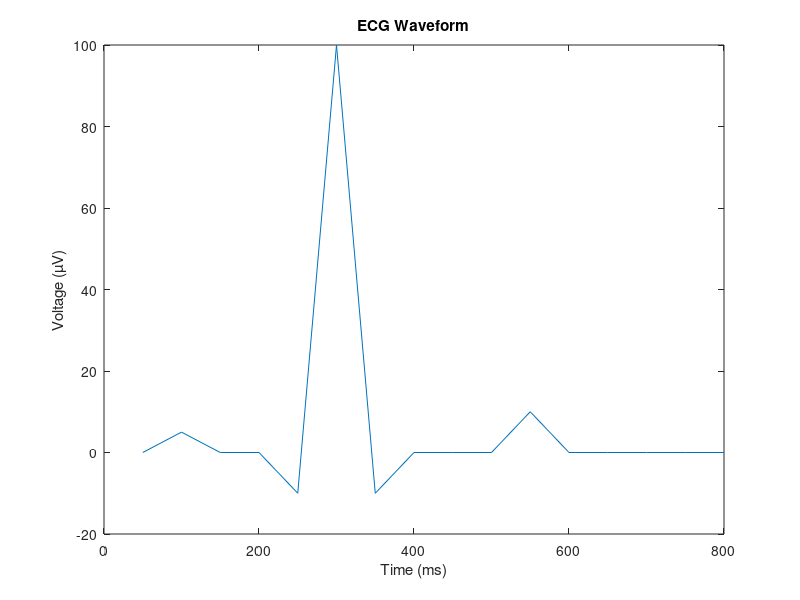
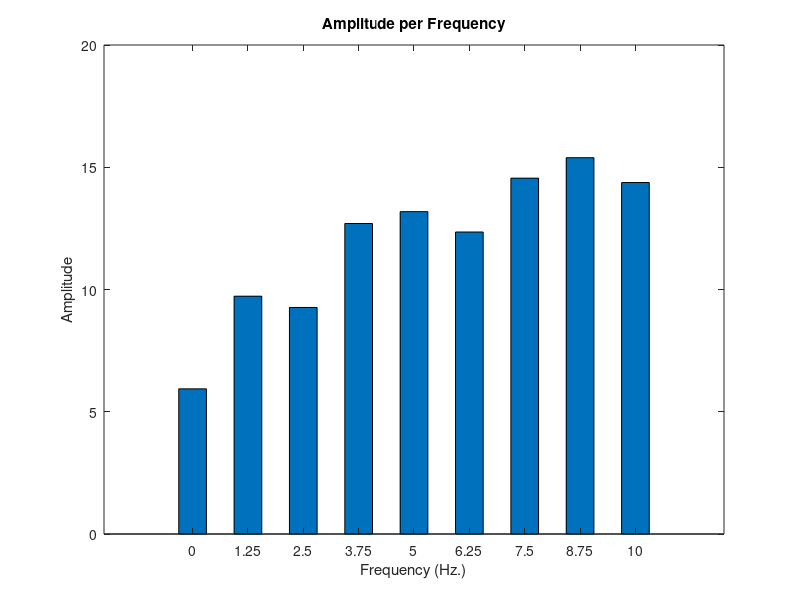
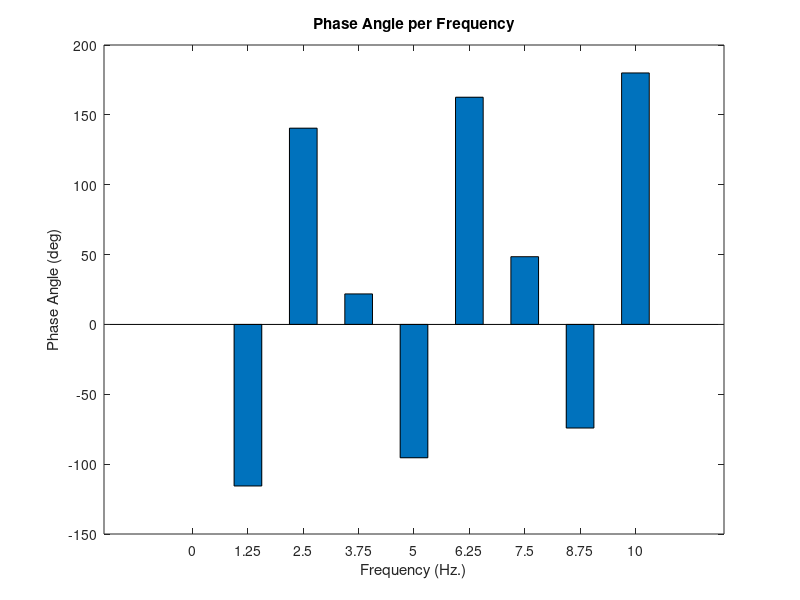

These figures' MATLAB source, in order:
% Program to perform fourier transform on waveform
% and plot amplitude/phase angle for frequencies
clear vars;
clf;
% row vector for original waveform (V)
g=[0 5 0 0 -10 100 -10 0 0 0 10 0 0 0 0 0]; 
T=800e-3; % period of waveform (s)
N=length(g); % number of values
deltat=T/N; % calculate time increment

G=fft(g); % perform fast fourier transform
% convert to real values and remove redundancy
A=2*abs(G(1:9))/16; 
% calculate phase angle convert to degrees
phi=angle(G(1:9))*(180/pi); 
A(1)=abs(G(1)/16); % calculate the dc term
% create frequency vector (Hz.)
% and remove redundancy with final term 
f=[0:1/T:1/(2*deltat)];  
% time vector for original waveform, convert to ms
t=[deltat*10^3:deltat*10^3:T*10^3];  

plot(t,g); % plot original waveform
xlabel('Time (ms)');
ylabel('Voltage (µV)');
title('ECG Waveform')
figure;
% plot amplitude and phase angle over frequency
bar(f,A,0.5);
xlabel('Frequency (Hz.)');
ylabel('Amplitude');
xticks(0:1/T:1/(2*deltat));
title('Amplitude per Frequency');
figure;
bar(f,phi,0.5);
xlabel('Frequency (Hz.)');
ylabel('Phase Angle (deg)');
xticks(0:1/T:1/(2*deltat));
title('Phase Angle per Frequency');






